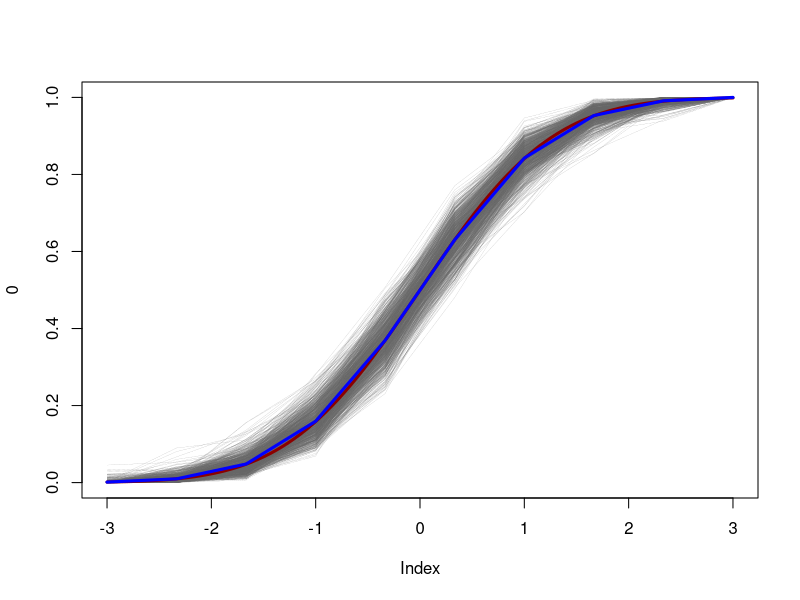

Reproduce this figure in R.
library(MCMCpack)

rdir <- function(N,a) {
  k <- length(a)
  x <- matrix(rgamma(k*N, a, 1), N, k, byrow=T)
  rowsums <- x %*% rep(1,k)
  x / as.vector(rowsums)
}

dp <- function(N=1,pG,a,xlim=c(0,1),n=1000) {
  x <- seq(xlim[1],xlim[2],length=n)
  x <- sort(c(-1e1000,x))
  dG0 <- pG(x[-1]) - pG(x[-length(x)])
  out <- rdir(N,a*dG0)
  G <- t(apply(out,1,cumsum))
  list("G"=G, "x"= x[-1])
}

########
N <- 1000
a <- 100
xlim <- c(-3,3)
n <- 10
pG <- function(x) pnorm(x)

X <- dp(N=N,pG=pG,a=a,xlim=xlim,n=n)
plot(0,xlim=range(X$x),ylim=c(0,1),cex=0)
for (i in 1:nrow(X$G)) {
  lines(X$x,X$G[i,],type="l",col=rgb(.4,.4,.4),lwd=.1)
}
curve(pnorm,add=T,col="darkred",lwd=3)
EG <- apply(X$G,2,mean)
lines(X$x,EG,col="blue",lwd=3)
